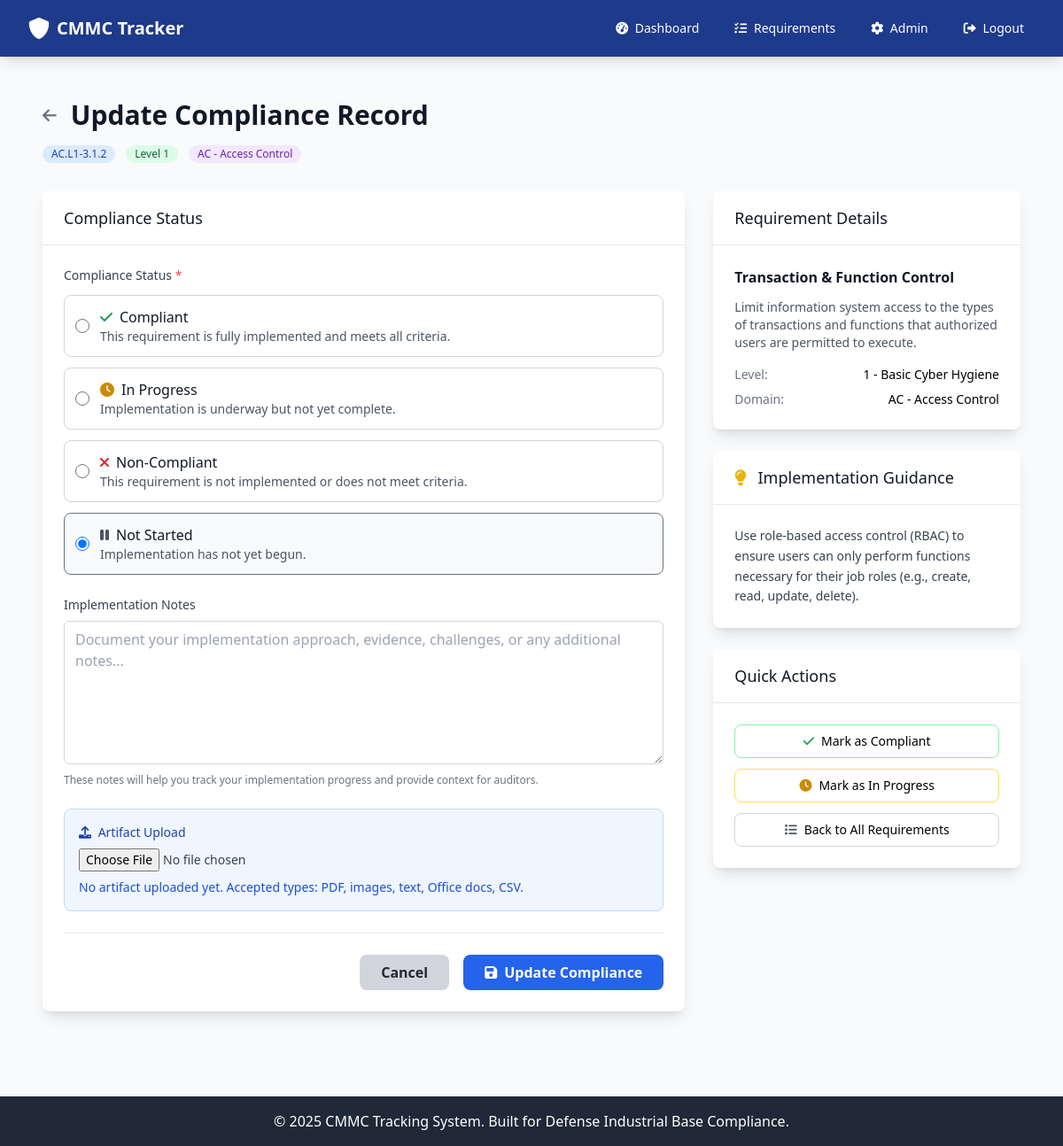
Screenshot of /compliance/2 (signed in) with the database file from the repository.
### app.py (models this page shows)
class CMMCRequirement(db.Model):
    __tablename__ = 'cmmc_requirement'
    id = db.Column(db.Integer, primary_key=True)
    requirement_id = db.Column(db.String(20), unique=True, nullable=False)
    title = db.Column(db.String(200), nullable=False)
    description = db.Column(db.Text, nullable=False)
    level_id = db.Column(db.Integer, db.ForeignKey('cmmc_level.id'), nullable=False)
    domain_id = db.Column(db.Integer, db.ForeignKey('cmmc_domain.id'), nullable=False)
    guidance = db.Column(db.Text)
    created_at = db.Column(db.DateTime, default=datetime.utcnow)
    level = db.relationship('CMMCLevel', backref='requirements')
    domain = db.relationship('CMMCDomain', backref='requirements')

class CMMCLevel(db.Model):
    __tablename__ = 'cmmc_level'
    id = db.Column(db.Integer, primary_key=True)
    level_number = db.Column(db.Integer, unique=True, nullable=False)
    name = db.Column(db.String(100), nullable=False)
    description = db.Column(db.Text)
    created_at = db.Column(db.DateTime, default=datetime.utcnow)

class CMMCDomain(db.Model):
    __tablename__ = 'cmmc_domain'
    id = db.Column(db.Integer, primary_key=True)
    code = db.Column(db.String(10), unique=True, nullable=False)
    name = db.Column(db.String(100), nullable=False)
    description = db.Column(db.Text)
    created_at = db.Column(db.DateTime, default=datetime.utcnow)

### app.py (the view, shortened to what this page needs)
@app.route('/compliance/<int:requirement_id>', methods=['GET', 'POST'])
@login_required
def compliance_record(requirement_id):
    requirement = CMMCRequirement.query.get_or_404(requirement_id)
    record = ComplianceRecord.query.filter_by(
        user_id=session['user_id'],
        requirement_id=requirement_id
    ).first()
    return render_template('compliance_record.html', requirement=requirement, record=record)

### app.py (called while the page is built, shortened)
def login_required(f):
    @wraps(f)
    def decorated_function(*args, **kwargs):
        if 'user_id' not in session:
            flash('Please log in to access this page.', 'warning')
            return redirect(url_for('login'))
        return f(*args, **kwargs)
    return decorated_function

@app.before_request
def enforce_device_and_user_authorization():
    open_endpoints = {
        'index', 'login', 'register', 'logout', 'static', 'device_pending'
    }
    if request.endpoint in open_endpoints:
        return None
    if 'user_id' not in session:
        return None
    user = User.query.get(session['user_id'])
    if not user:
        session.clear()
        return redirect(url_for('login'))
    if not user.is_authorized:
        flash('Your account is awaiting authorization by an administrator.', 'warning')
        return redirect(url_for('index'))
    if user.role == 'admin':
        return None

### templates/compliance_record.html (shortened to what this page needs)
{% extends "base.html" %}
{% block content %}
<div class="px-4 py-6">
    <div class="mb-8">
        <div class="flex items-center mb-4">
            <a href="{{ url_for('requirements') }}" class="text-gray-500 hover:text-gray-700 mr-4">
                <i class="fas fa-arrow-left text-lg"></i>
            </a>
            <h1 class="text-3xl font-bold text-gray-900">
                Update Compliance Record
            </h1>
        </div>
        <div class="flex items-center space-x-3">
            <span class="inline-flex items-center px-2.5 py-0.5 rounded-full text-xs font-medium bg-blue-100 text-blue-800">
                {{ requirement.requirement_id }}
            </span>
            <span class="inline-flex items-center px-2.5 py-0.5 rounded-full text-xs font-medium bg-green-100 text-green-800">
                Level {{ requirement.level.level_number }}
            </span>
            <span class="inline-flex items-center px-2.5 py-0.5 rounded-full text-xs font-medium bg-purple-100 text-purple-800">
                {{ requirement.domain.code }} - {{ requirement.domain.name }}
            </span>
        </div>
    </div>
    <div class="grid grid-cols-1 lg:grid-cols-3 gap-8">
        <div class="lg:col-span-2">
            <div class="bg-white shadow-lg rounded-lg">
                <div class="px-6 py-4 border-b border-gray-200">
                    <h3 class="text-lg font-medium text-gray-900">Compliance Status</h3>
                </div>
                <form id="complianceForm" method="POST" class="p-6 space-y-6">
                    <div>
                        <label class="block text-sm font-medium text-gray-700 mb-3">
                            Compliance Status <span class="text-red-500">*</span>
                        </label>
                        <div class="space-y-3">
                            <label class="flex items-center p-3 border rounded-lg cursor-pointer hover:bg-gray-50 {% if record and record.status == 'compliant' %}border-green-500 bg-green-50{% else %}border-gray-300{% endif %}">
                                <input type="radio" name="status" value="compliant"
                                       class="form-radio h-4 w-4 text-green-600 focus:ring-green-500"
                                       {% if record and record.status == 'compliant' %}checked{% endif %}>
                                <div class="ml-3">
                                    <div class="flex items-center">
                                        <i class="fas fa-check text-green-600 mr-2"></i>
                                        <span class="font-medium text-gray-900">Compliant</span>
                                    </div>
                                    <p class="text-sm text-gray-600">This requirement is fully implemented and meets all criteria.</p>
                                </div>
                            </label>
                            <label class="flex items-center p-3 border rounded-lg cursor-pointer hover:bg-gray-50 {% if record and record.status == 'in_progress' %}border-yellow-500 bg-yellow-50{% else %}border-gray-300{% endif %}">
                                <input type="radio" name="status" value="in_progress"
                                       class="form-radio h-4 w-4 text-yellow-600 focus:ring-yellow-500"
                                       {% if record and record.status == 'in_progress' %}checked{% endif %}>
                                <div class="ml-3">
                                    <div class="flex items-center">
                                        <i class="fas fa-clock text-yellow-600 mr-2"></i>
                                        <span class="font-medium text-gray-900">In Progress</span>
                                    </div>
                                    <p class="text-sm text-gray-600">Implementation is underway but not yet complete.</p>
                                </div>
                            </label>
                            <label class="flex items-center p-3 border rounded-lg cursor-pointer hover:bg-gray-50 {% if record and record.status == 'non_compliant' %}border-red-500 bg-red-50{% else %}border-gray-300{% endif %}">
                                <input type="radio" name="status" value="non_compliant"
                                       class="form-radio h-4 w-4 text-red-600 focus:ring-red-500"
                                       {% if record and record.status == 'non_compliant' %}checked{% endif %}>
                                <div class="ml-3">
                                    <div class="flex items-center">
                                        <i class="fas fa-times text-red-600 mr-2"></i>
                                        <span class="font-medium text-gray-900">Non-Compliant</span>
                                    </div>
                                    <p class="text-sm text-gray-600">This requirement is not implemented or does not meet criteria.</p>
                                </div>
                            </label>
                            <label class="flex items-center p-3 border rounded-lg cursor-pointer hover:bg-gray-50 {% if not record or record.status == 'not_started' %}border-gray-500 bg-gray-50{% else %}border-gray-300{% endif %}">
                                <input type="radio" name="status" value="not_started"
                                       class="form-radio h-4 w-4 text-gray-600 focus:ring-gray-500"
                                       {% if not record or record.status == 'not_started' %}checked{% endif %}>
                                <div class="ml-3">
                                    <div class="flex items-center">
                                        <i class="fas fa-pause text-gray-600 mr-2"></i>
                                        <span class="font-medium text-gray-900">Not Started</span>
                                    </div>
                                    <p class="text-sm text-gray-600">Implementation has not yet begun.</p>
                                </div>
                            </label>
                        </div>
                    </div>
                    <div>
                        <label for="notes" class="block text-sm font-medium text-gray-700 mb-2">
                            Implementation Notes
                        </label>
                        <textarea id="notes" name="notes" rows="6"
                                  class="w-full border border-gray-300 rounded-md px-3 py-2 focus:outline-none focus:ring-blue-500 focus:border-blue-500"
                                  placeholder="Document your implementation approach, evidence, challenges, or any additional notes...">{{ record.notes if record else '' }}</textarea>
                        <p class="text-xs text-gray-500 mt-1">These notes will help you track your implementation progress and provide context for auditors.</p>
                    </div>
                    <div class="bg-blue-50 border border-blue-200 rounded-lg p-4">
                        <h4 class="text-sm font-medium text-blue-800 mb-2">
                            <i class="fas fa-upload mr-1"></i>
                            Artifact Upload
                        </h4>
                        <div class="space-y-2">
                            <input type="file" name="artifact" accept=".pdf,.png,.jpg,.jpeg,.txt,.doc,.docx,.xlsx,.csv" class="block w-full text-sm text-gray-700">
                            {% if record and record.artifact_path %}
                            <div class="text-sm text-blue-800">
                                Current artifact:
                                <a class="text-blue-600 underline" href="{{ url_for('static', filename=record.artifact_path.lstrip('/') ) }}" target="_blank">View / Download</a>
                            </div>
                            {% else %}
                            <p class="text-sm text-blue-700">No artifact uploaded yet. Accepted types: PDF, images, text, Office docs, CSV.</p>
                            {% endif %}
                        </div>
                    </div>
                    <div class="flex justify-end space-x-4 pt-6 border-t border-gray-200">
                        <a href="{{ url_for('requirements') }}"
                           class="bg-gray-300 hover:bg-gray-400 text-gray-800 font-bold py-2 px-6 rounded-lg transition duration-200">
                            Cancel
                        </a>
                        <button type="submit"
                                class="bg-blue-600 hover:bg-blue-700 text-white font-bold py-2 px-6 rounded-lg transition duration-200">
                            <i class="fas fa-save mr-2"></i>Update Compliance
                        </button>
                    </div>
                </form>
            </div>
        </div>
        <div class="lg:col-span-1">
            <div class="bg-white shadow-lg rounded-lg mb-6">
                <div class="px-6 py-4 border-b border-gray-200">
                    <h3 class="text-lg font-medium text-gray-900">Requirement Details</h3>
                </div>
                <div class="p-6">
                    <h4 class="text-md font-semibold text-gray-900 mb-3">{{ requirement.title }}</h4>
                    <p class="text-sm text-gray-600 mb-4">{{ requirement.description }}</p>
                    <div class="space-y-2 text-sm">
                        <div class="flex justify-between">
                            <span class="text-gray-500">Level:</span>
                            <span class="font-medium">{{ requirement.level.level_number }} - {{ requirement.level.name }}</span>
                        </div>
                        <div class="flex justify-between">
                            <span class="text-gray-500">Domain:</span>
                            <span class="font-medium">{{ requirement.domain.code }} - {{ requirement.domain.name }}</span>
                        </div>
                    </div>
                </div>
            </div>
            {% if requirement.guidance %}
            <div class="bg-white shadow-lg rounded-lg">
                <div class="px-6 py-4 border-b border-gray-200">
                    <h3 class="text-lg font-medium text-gray-900">
                        <i class="fas fa-lightbulb text-yellow-500 mr-2"></i>
                        Implementation Guidance
                    </h3>
                </div>
                <div class="p-6">
                    <p class="text-sm text-gray-700 leading-relaxed">{{ requirement.guidance }}</p>
                </div>
            </div>
            {% endif %}
            <div class="bg-white shadow-lg rounded-lg mt-6">
                <div class="px-6 py-4 border-b border-gray-200">
                    <h3 class="text-lg font-medium text-gray-900">Quick Actions</h3>
                </div>
                <div class="p-6 space-y-3">
                    <button type="button" onclick="markCompliant()" class="w-full flex items-center justify-center p-2 border border-green-300 rounded-lg hover:bg-green-50 transition duration-200 text-sm">
                        <i class="fas fa-check text-green-600 mr-2"></i>
                        Mark as Compliant
                    </button>
                    <button type="button" onclick="markInProgress()" class="w-full flex items-center justify-center p-2 border border-yellow-300 rounded-lg hover:bg-yellow-50 transition duration-200 text-sm">
                        <i class="fas fa-clock text-yellow-600 mr-2"></i>
                        Mark as In Progress
                    </button>
                    <a href="{{ url_for('requirements') }}" class="w-full flex items-center justify-center p-2 border border-gray-300 rounded-lg hover:bg-gray-50 transition duration-200 text-sm">
                        <i class="fas fa-list text-gray-600 mr-2"></i>
                        Back to All Requirements
                    </a>
                </div>
            </div>
        </div>
    </div>
</div>
{% endblock %}

### rows the page displays
CMMCRequirement: requirement_id "AC.L1-3.1.2", title "Transaction & Function Control", description "Limit information system access to the types of transactions and functions that authorized users are permitted to execute.", guidance "Use role-based access control (RBAC) to ensure users can only perform functions necessary for their job roles (e.g., create, read, update, delete)."
CMMCLevel: level.level_number "1", level.name "Basic Cyber Hygiene"
CMMCDomain: domain.code "AC", domain.name "Access Control"
